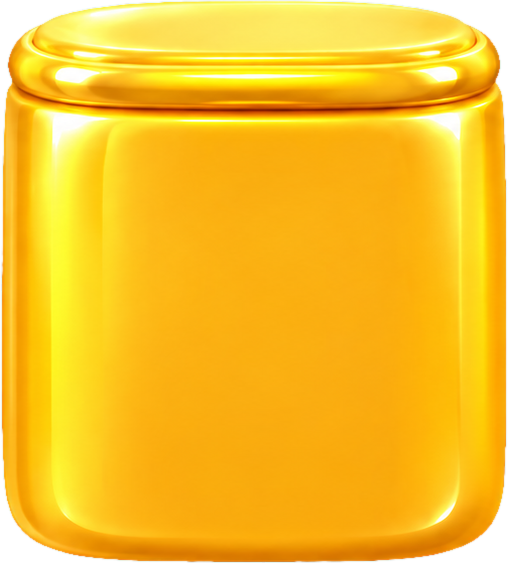
#> input picture docs/design/brand/podium/1-plain.png, 508 x 563 px; its folder holds 5 pictures in this run
$ python make-pedestals.py
#> lines starting #> are read from the running program, lines starting #| are printed output that depends on the picture; after the words box and inside, x2 and y2 are one past the last pixel; in counts of white or black regions, pixels touching at a corner belong together; pictures that were not available may be replaced by others from this repository, and a replacement may not be noted
#!/usr/bin/env python3
"""Podium pedestals: split the ChatGPT sheets, then shorten each pedestal's body
so its aspect suits the app's step heights (74 / 54 / 40) at ~80 px wide, and
re-seat the numeral (+ gold's star) from the numbered sheet onto the shortened
plain body. Writes out/{1,2,3}.png, out/{1,2,3}-plain.png, out/floor.png.

  python3 make-pedestals.py     (run from docs/design/brand/podium)
"""
import numpy as np
from PIL import Image, ImageFilter
from scipy import ndimage
import os

os.makedirs('out', exist_ok=True)
# place: (body band to cut starts at y0 in source rows, target height, glyph box (top, bottom) in the new image)
SPEC = {
    '1': dict(cut=(170, 293), h=440, glyph=(132, 398)),
    '2': dict(cut=(160, 250), h=340, glyph=(128, 298)),
    '3': dict(cut=(150, 236), h=270, glyph=(120, 244)),
}
BLEND = 14


def shorten(im, y0, y1):
    a = np.asarray(im).astype(np.float32)
    top, bot = a[:y0], a[y1:]
    # crossfade the seam: the last BLEND rows of `top` fade into the first BLEND rows of `bot`
    t = np.linspace(0, 1, BLEND)[:, None, None]
    seam = top[-BLEND:] * (1 - t) + bot[:BLEND] * t
    out = np.concatenate([top[:-BLEND], seam, bot[BLEND:]], axis=0)
    return Image.fromarray(out.clip(0, 255).astype(np.uint8), 'RGBA')


def glyph(num):
    a = np.asarray(num).astype(np.int16)
    r, g, b, al = a[..., 0], a[..., 1], a[..., 2], a[..., 3]
    white = (np.minimum(np.minimum(r, g), b) > 205) & ((np.maximum(np.maximum(r, g), b) - np.minimum(np.minimum(r, g), b)) < 45) & (al > 200)
    white[:112] = False  # the lid's highlights
    lab, n = ndimage.label(white)
    sizes = ndimage.sum(white, lab, range(1, n + 1))
    # the numeral (+ star): big cream blobs centered on the body, not the metal's edge highlights
    com = ndimage.center_of_mass(white, lab, range(1, n + 1))
    w = white.shape[1]
    keep = np.isin(lab, [i + 1 for i in range(n) if sizes[i] > 1500 and abs(com[i][1] - w / 2) < w * 0.18])
    keep = ndimage.binary_fill_holes(keep)
    # outline ring: the dark-gold contour hugging the cream fill
    m = ndimage.binary_dilation(keep, iterations=17)
    mask = Image.fromarray((m * 255).astype(np.uint8)).filter(ImageFilter.GaussianBlur(2.2))
    ys, xs = np.where(m)
    box = (xs.min(), ys.min(), xs.max() + 1, ys.max() + 1)
    g_im = num.crop(box)
    g_im.putalpha(Image.fromarray(np.minimum(np.asarray(g_im)[..., 3], np.asarray(mask.crop(box)))))
    return g_im


for k, s in SPEC.items():
    plain = Image.open(f'{k}-plain.png').convert('RGBA')
#> plain is the input picture: PIL image 508x563 RGBA; mean R, G, B, A 239.1, 191.2, 37.8, 242.7
    num = Image.open(f'{k}.png').convert('RGBA')
    y0 = s['cut'][0]
    y1 = y0 + (plain.height - s['h']) - BLEND  # the crossfade overlaps BLEND rows
#> y1 = 279
    short = shorten(plain, y0, y1)
#> in shorten, `top, bot = a[:y0], a[y1:]`:
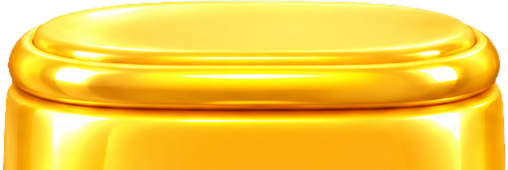
#> top: shape (170, 508, 4) float32; mean R, G, B, A 228.9, 204.7, 66.8, 234.1; transparent parts drawn white
#> in shorten, `top, bot = a[:y0], a[y1:]`:
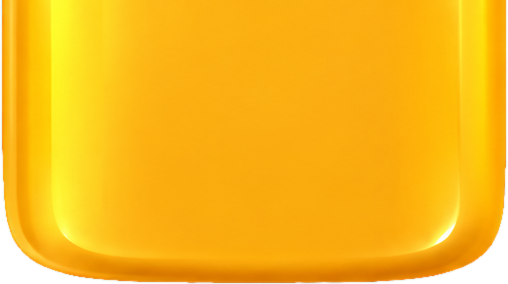
#> bot: shape (284, 508, 4) float32; mean R, G, B, A 240.7, 183.1, 25.4, 244.7; transparent parts drawn white
#> in shorten, `out = np.concatenate([top[:-BLEND], seam, bot[BLEND:]], axis=0)`:
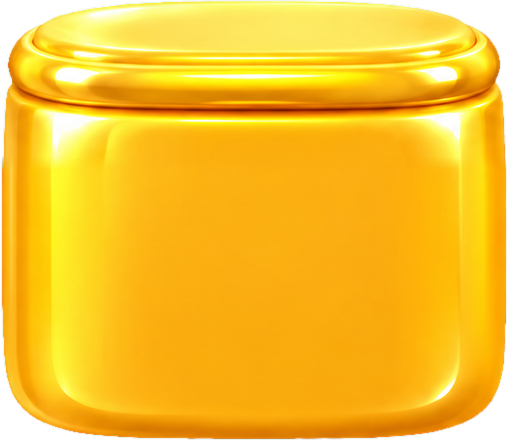
#> out: shape (440, 508, 4) float64; mean R, G, B, A 235.9, 191.2, 41.4, 240; transparent parts drawn white
    assert short.height == s['h'], (k, short.height)
    short.save(f'out/{k}-plain.png')
    gl = glyph(num)
#> in glyph, `r, g, b, al = a[..., 0], a[..., 1], a[..., 2], a[..., 3]`:
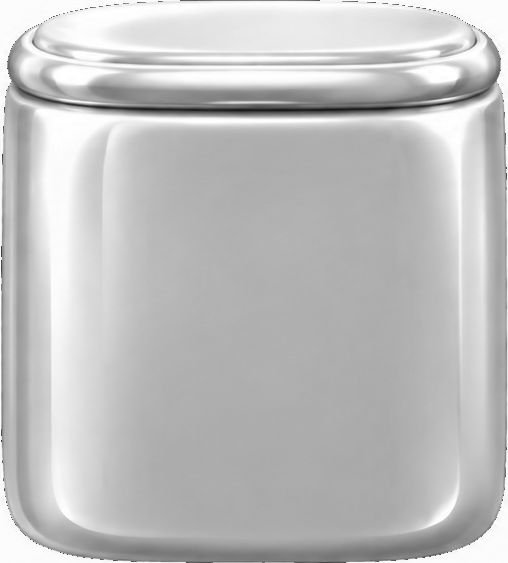
#> g: shape (563, 508) int16; min 23, max 255, mean 191.2
#> in glyph, `r, g, b, al = a[..., 0], a[..., 1], a[..., 2], a[..., 3]`:
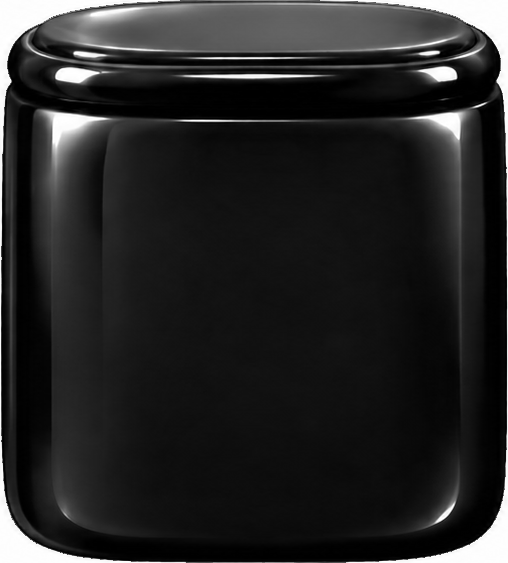
#> b: shape (563, 508) int16; min 0, max 255, mean 37.8
#> in glyph, `r, g, b, al = a[..., 0], a[..., 1], a[..., 2], a[..., 3]`:
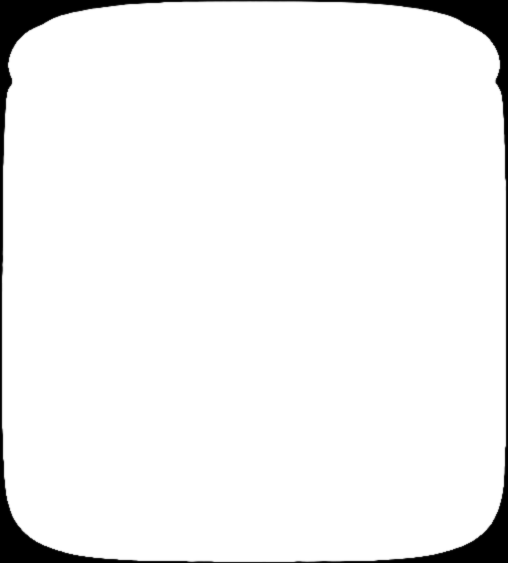
#> al: shape (563, 508) int16; min 0, max 255, mean 242.7
#> in glyph, `white = (np.minimum(np.minimum(r, g), b) > 205) & ((np.maximum(np.maxi..`: white: shape (563, 508) bool; 1.1% white; 19 white regions (4 under 20 px), largest, box (x1, y1, x2, y2) and area: (50, 113, 106, 149) 745, (415, 113, 460, 140) 464, (56, 68, 99, 83) 430
#> in glyph, `white[:112] = False  # the lid's highlights`:
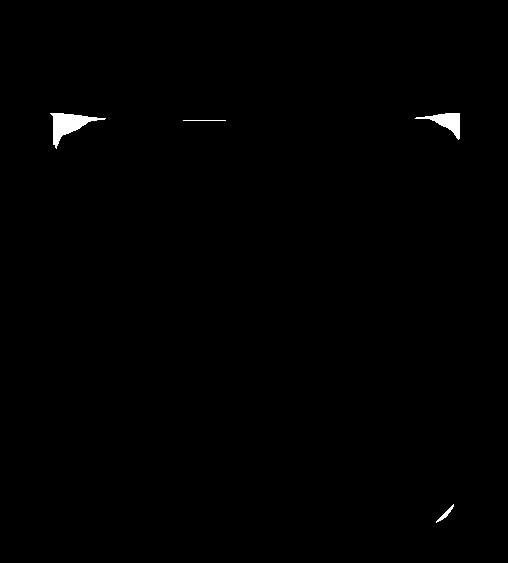
#> white: shape (563, 508) bool; 0.46% white; 4 white regions, box (x1, y1, x2, y2) and area: (50, 113, 106, 149) 745, (415, 113, 460, 140) 464, (436, 504, 454, 523) 77, (183, 120, 226, 121) 43
#> in glyph, `lab, n = ndimage.label(white)`: lab: shape (563, 508) int32; 5 distinct labels, from 0 to 4
#> in glyph, `lab, n = ndimage.label(white)`: n = 4
#> in glyph, `sizes = ndimage.sum(white, lab, range(1, n + 1))`: sizes = [745, 464, 43, 77]
#> in glyph, `com = ndimage.center_of_mass(white, lab, range(1, n + 1))`: com = [(124.2, 68.02), (121.4, 446.7), (120, 204), (513.6, 445.2)]
#> in glyph, `keep = np.isin(lab, [i + 1 for i in range(n) if sizes[i] > 1500 and ab..`: keep: shape (563, 508) bool; every value is 0
#> in glyph, `ys, xs = np.where(m)`: ys = empty array
#> (the run stopped early here; a loop or call above may not have finished)
